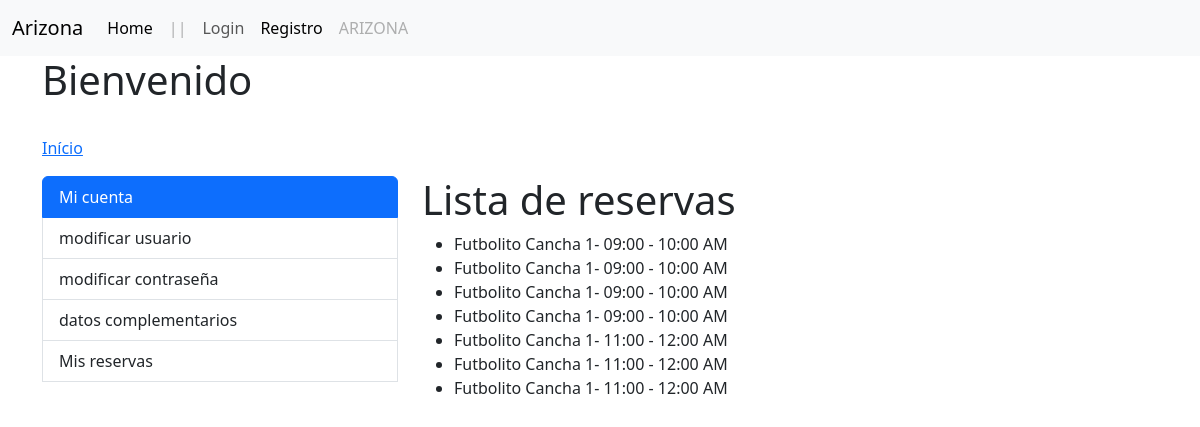
/clientes/reservas/, run on an earlier commit of the app's database.
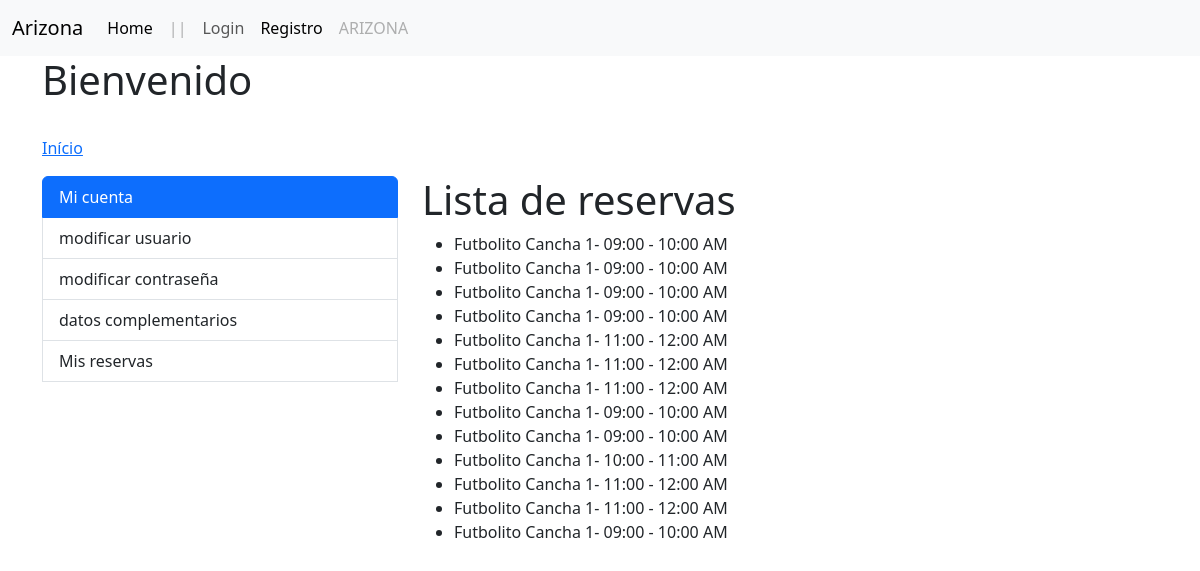
And on a later commit of the database.
### client/models.py (models this page shows, shortened)
class Reserva(models.Model):
    cliente = models.ForeignKey(Cliente, on_delete=models.CASCADE)
    agenda = models.ForeignKey(Agenda, on_delete=models.CASCADE)
    dia = models.DateField()
    confirmada = models.BooleanField(default=False)
    class Meta:
        unique_together = ('agenda', 'cliente', 'dia')

### services/models.py (models this page shows)
class Agenda(models.Model):
    cancha = models.ForeignKey(Cancha, on_delete=models.CASCADE)
    horario = models.ForeignKey(Horario, on_delete=models.CASCADE)
    disponible = models.BooleanField(default=True)
    def __str__(self):
        return f'{self.cancha.tipo} {self.cancha }- {self.horario}'
    class Meta:
        verbose_name = _('Agenda')
        verbose_name_plural = _('Agendas')
        unique_together = ('cancha', 'horario')

class Cancha(models.Model):
    NUMERACION_CHOICES = [
        ('1', 'Cancha 1'),
        ('2', 'Cancha 2'),
        ('3', 'Cancha 3'),
        ('4', 'Cancha 4'),
        ('5', 'Cancha 5'),
        ('6', 'Cancha 6'),
        ('7', 'Cancha 7'),
        ('8', 'Cancha 8'),
    ]
    numeracion = models.CharField(max_length=10, choices=NUMERACION_CHOICES)
    tipo = models.ForeignKey(TipoCancha, on_delete=models.CASCADE, related_name='canchas')
    def __str__(self):
        return f'Cancha {self.numeracion}'
    class Meta:
        verbose_name = _('Cancha')
        verbose_name_plural = _('Canchas')

class TipoCancha(models.Model):
    nombre = models.CharField(max_length=50)
    precio = models.DecimalField(max_digits=8, decimal_places=0)
    descripcion = models.TextField()
    def __str__(self):
        return self.nombre
    class Meta:
        verbose_name = _('Tipo de Cancha')
        verbose_name_plural = _('Tipos de Canchas')

class Horario(models.Model):
    AM = 'AM'
    PM = 'PM'
    HORAS_CHOICES = [
        ('09', '09:00 - 10:00'),
        ('10', '10:00 - 11:00'),
        ('11', '11:00 - 12:00'),
        ('12', '12:00 - 01:00'),
        ('16', '04:00 - 05:00'),
        ('17', '05:00 - 06:00'),
        ('18', '06:00 - 07:00'),
        ('19', '07:00 - 08:00'),
        ('20', '08:00 - 09:00'),
        ('21', '09:00 - 10:00'),
    ]
    MERIDIEM_CHOICES = [
        (AM, 'AM'),
        (PM, 'PM'),
    ]
    horario = models.CharField(max_length=10, choices=HORAS_CHOICES, unique=True)
    meridiem = models.CharField(max_length=2, choices=MERIDIEM_CHOICES, default=PM)
    def __str__(self):
        return f'{self.get_horario_display()} {self.get_meridiem_display()}'
    class Meta:
        verbose_name = _('Horario')
        verbose_name_plural = _('Horarios')

### client/views.py (the view)
# urls.py: path('reservas/', views.reserva_list, name='reserva_list'),
def reserva_list(request):
    reservas = Reserva.objects.all()
    return render(request, 'reserva/listar.html', {'reservas': reservas})

### client/templates/reserva/listar.html
{% extends "accounts/index.html" %}
{% block accounts_container %}
<h1>Lista de reservas</h1>
<ul>
  {% for reserva in reservas %}
    <li>{{reserva.agenda}}</li>
  {% empty %}
    <li>No hay servicios disponibles.</li>
  {% endfor %}
</ul>
{% endblock %}

What changed in the data, as far as the page shows it:
added Reserva: agenda "Futbolito Cancha 1- 09:00 - 10:00 AM"
added Reserva: agenda "Futbolito Cancha 1- 09:00 - 10:00 AM"
added Reserva: agenda "Futbolito Cancha 1- 10:00 - 11:00 AM"
added Reserva: agenda "Futbolito Cancha 1- 11:00 - 12:00 AM"
added Reserva: agenda "Futbolito Cancha 1- 11:00 - 12:00 AM"
added Reserva: agenda "Futbolito Cancha 1- 09:00 - 10:00 AM"
